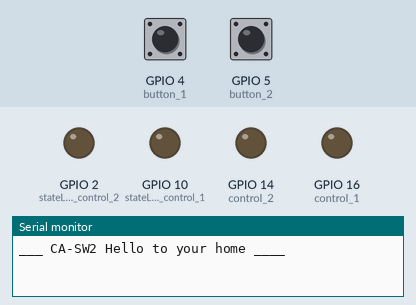
Bench run of a sketch on a simulated ESP32-S3. Shown: output pins drawn as LEDs (lit = HIGH), the last lines printed to the serial monitor. The test bench sets the inputs (shaded band); at power-on: GPIO 4 (button_1) HIGH, GPIO 5 (button_2) HIGH.

Above: at 1.2 s.
1.3 s: GPIO 4 (button_1) pulled LOW for 0.15 s
At 2.0 s:
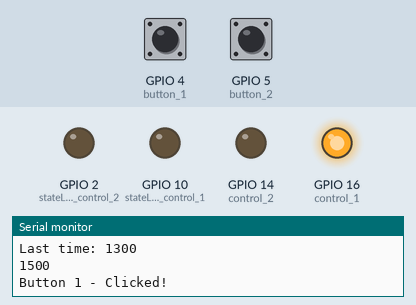
3.0 s: GPIO 4 (button_1) pulled LOW for 3.2 s
At 8.9 s:
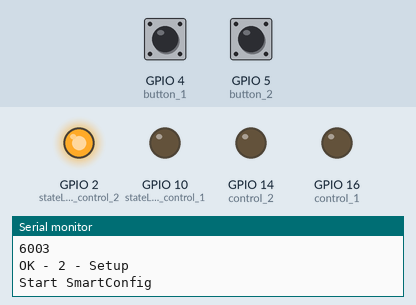
9.2 s: GPIO 4 (button_1) pulled LOW for 1 s
At 11.1 s:
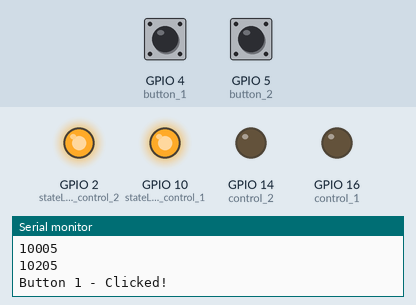
11.7 s: GPIO 4 (button_1) pulled LOW for 0.15 s
At 12.5 s:
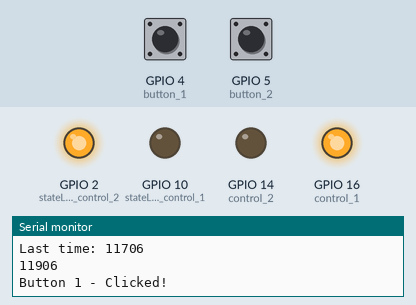
Timing chart, 0 to 14.4 s (numbered marks = the images above; inputs shaded):
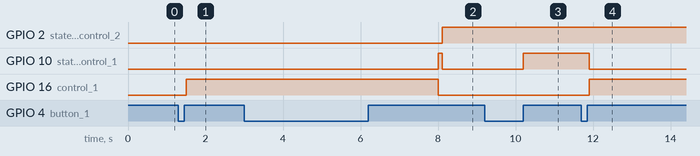

The sketch:

Capacitive-Button.ino
```cpp
/* Test capticable button - Using with NEW LED system (ticker light) - */
#include <Ticker.h>   //Specific usage with ESP

Ticker ticker;

const unsigned long timeout_1 = 7000;
const unsigned long timeout_2 = 5000;
const unsigned long timeout_3 = 3000;

int button_1 = 4;				      //@PIN_19
int button_2 = 5;				      //@PIN_20

int stateLED_control_1 = 10;	//@PIN_12
int stateLED_control_2 = 2;		//@PIN_17

int control_1 = 16;           //@PIN_4
int control_2 = 14;           //@PIN_5

bool stateDEVICE_control_1 = 0;
bool stateDEVICE_control_2 = 0;

unsigned long lastChangedTime;

void setup()
{
  Serial.begin(115200);
  pinMode(button_1, INPUT);
  pinMode(button_2, INPUT);
  pinMode(stateLED_control_1, OUTPUT);
  pinMode(stateLED_control_2, OUTPUT);
  pinMode(control_1, OUTPUT);
  pinMode(control_2, OUTPUT);
  Serial.println("\n\n___ CA-SW2 Hello to your home ____");
}

void loop()
{
  /*
  if ((digitalRead(button_1)==0)&&(digitalRead(button_2)==0))
  {
    Serial.println("Get ready to SmartConfig ...");
      if (!clickSmartConfig())
      {
          Serial.println("Yes! We did it!");
          ticker.attach(0.3, blinking);
      }
      else
      {
          Serial.println("Nothing special happened... :/");
          ticker.detach();
      }
  }
  */

  // check_Button_x : 0 - nothing; 1 - normal click; 2 - Setup (Button_1); 3 - Out setup (Button_2)
  int check_Button_1 = isButton_Click(button_1);
  int check_Button_2 = isButton_Click(button_2);

    if(check_Button_1 == 1)
  {
    Serial.println("\nButton 1 - Clicked!");
    digitalWrite(stateLED_control_1, stateDEVICE_control_1);
    digitalWrite(control_1, !stateDEVICE_control_1);

    stateDEVICE_control_1 = !stateDEVICE_control_1;
  }
    else if(check_Button_1 == 2)
  {
    Serial.println("Start SmartConfig");
    delay(2000);
    digitalWrite(stateLED_control_1,HIGH);
    digitalWrite(stateLED_control_2,LOW);
    digitalWrite(control_1,LOW);
    digitalWrite(control_2,LOW);
    ticker.attach(0.1, blinking);
  }

//  if(check_Button_2 == 1)
//  {
//    Serial.println("\nButton 2 - Clicked!");
//    digitalWrite(stateLED_control_2, stateDEVICE_control_2);
//    digitalWrite(control_2, !stateDEVICE_control_2);
//
//    stateDEVICE_control_2 = !stateDEVICE_control_2;
//  }


   delay(100);
}

int isButton_Click(int PIN_to_read)
{
    ticker.detach();
    int out = 0;
    if (digitalRead(PIN_to_read) == 0)
    {
      lastChangedTime = millis();
      Serial.print("Last time: ");
      Serial.println(lastChangedTime);
    }
    while (digitalRead(PIN_to_read) == 0)
    {
        delay(200);
        Serial.println(millis());
        if (millis() - lastChangedTime > timeout_3)
        {
            out = 2;
            Serial.println("OK - 2 - Setup");
            break;
        }
        else
            out = 1;
    }
    return out;
}

void blinking()
{
  bool state_1 = digitalRead(stateLED_control_1);
  bool state_2 = digitalRead(stateLED_control_2);
  digitalWrite(stateLED_control_1,!state_1);
  digitalWrite(stateLED_control_2,!state_2);
}

boolean clickSmartConfig()
{
    int out = 0;
    delay(5000);

      if ((digitalRead(button_1)==0)&&(digitalRead(button_2)==0))
        out = 1;
      else
        out = 0;
    return out;
}
```

Measured:
- after the input at 1.3 s, GPIO 16 (control_1): LOW → HIGH after 0.20 s
- after the input at 3.0 s, GPIO 2 (stateLED_control_2): LOW → HIGH after 5.1 s; GPIO 10 (stateLED_control_1): LOW → HIGH after 5.0 s, → LOW 0.10 s later; GPIO 16 (control_1): HIGH → LOW after 5.0 s
- after the input at 9.2 s, GPIO 10 (stateLED_control_1): LOW → HIGH after 1.0 s
- after the input at 11.7 s, GPIO 10 (stateLED_control_1): HIGH → LOW after 0.21 s; GPIO 16 (control_1): LOW → HIGH after 0.21 s
